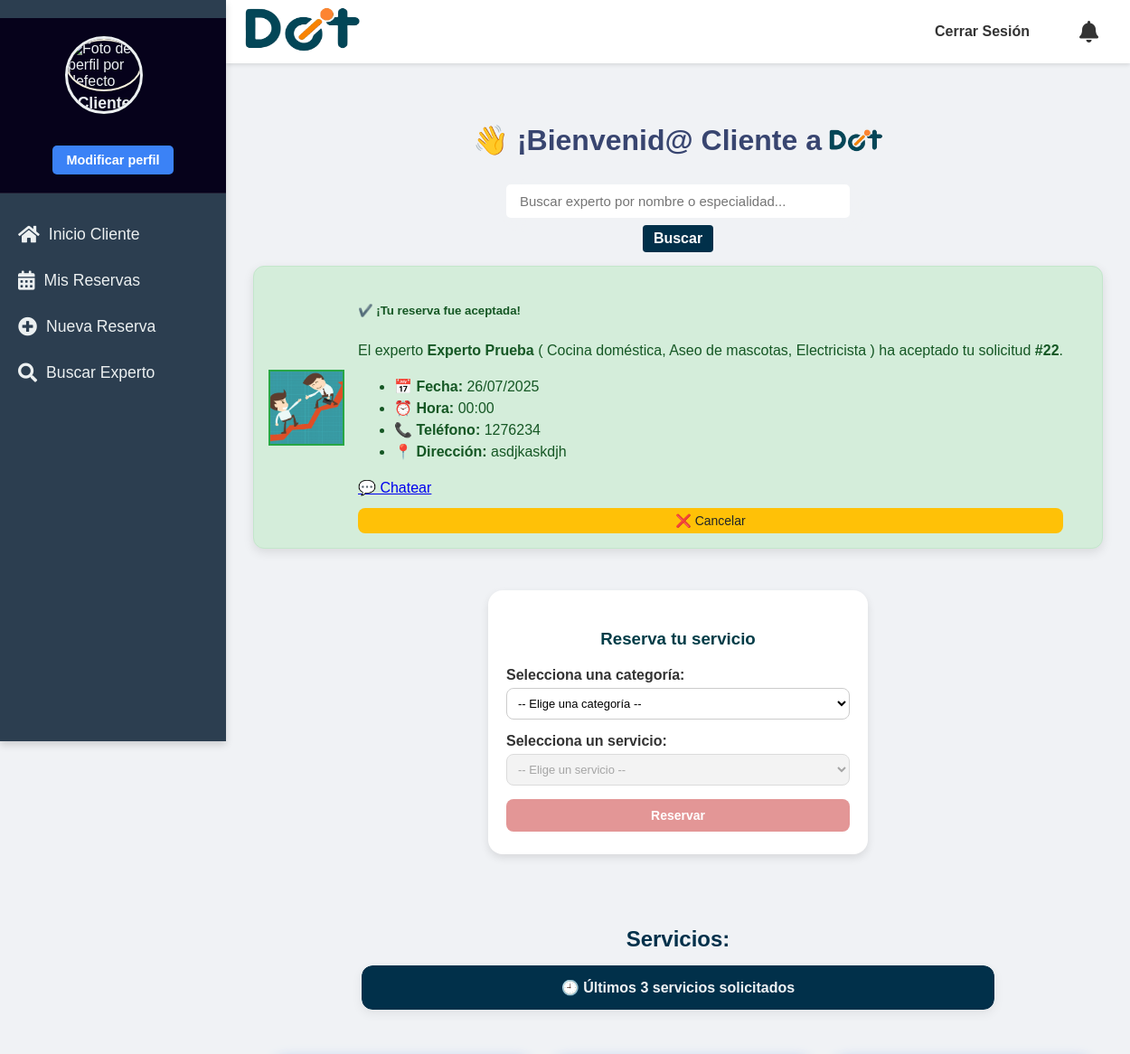
The page /principal/ (signed in, upper part) on the database as committed earlier.
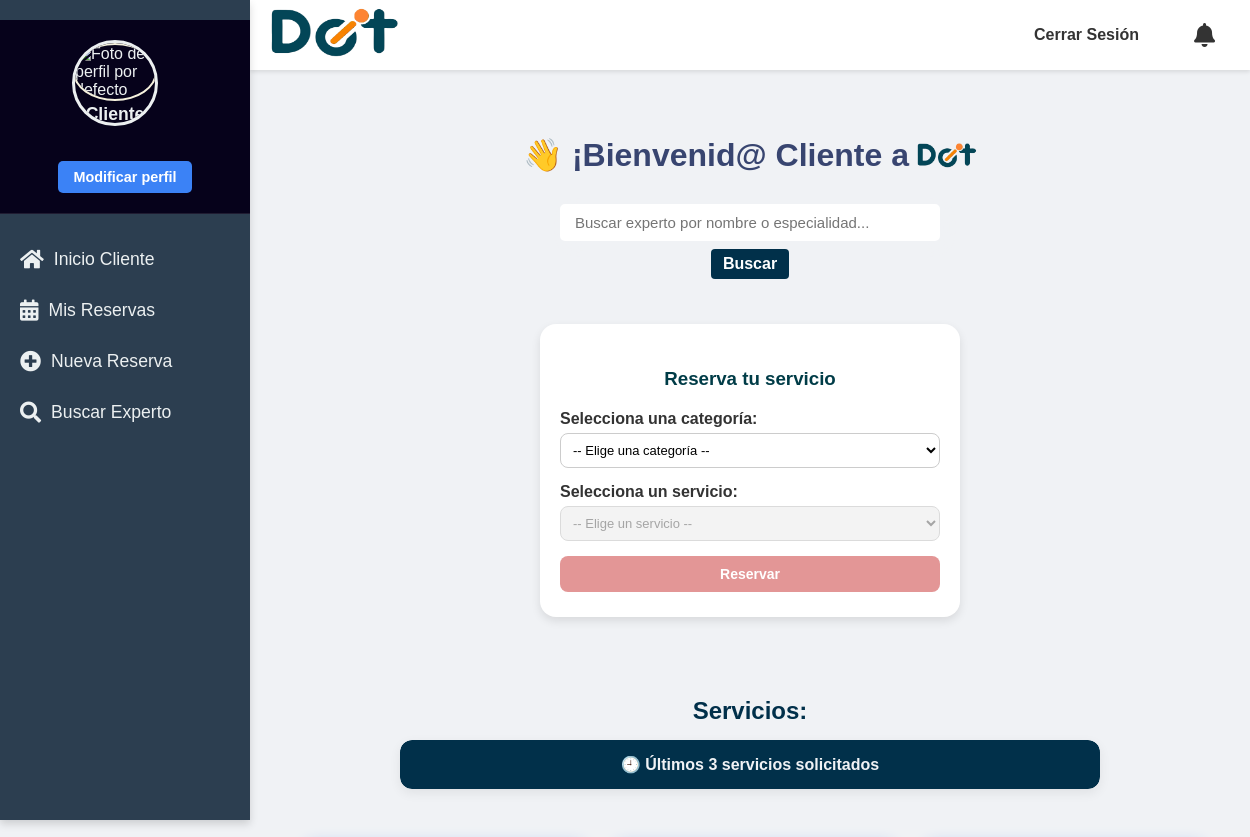
The same page on the database as committed later.
### doit_app/models.py (models this page shows, shortened)
class Reserva(models.Model):
    Fecha = models.DateField(verbose_name="Fecha de Reserva")
    Hora = models.TimeField(verbose_name="Hora de Reserva")
    direccion = models.CharField(max_length=255, verbose_name="Dirección del Servicio")
    descripcion = models.TextField(verbose_name="Descripción del Servicio")
    detallesAdicionales = models.TextField(blank=True, null=True, verbose_name="Detalles Adicionales")
    ciudad = models.ForeignKey(Ciudad, on_delete=models.CASCADE, verbose_name="Ciudad del Servicio")
    pais = models.ForeignKey(Pais, on_delete=models.CASCADE, verbose_name="País del Servicio")
    metodoDePago = models.ForeignKey(
        Metodo,
        on_delete=models.SET_NULL,
        null=True,
        blank=True,
        verbose_name="Método de Pago Preferido"
    )
    idUsuario = models.ForeignKey(
        settings.AUTH_USER_MODEL,
        on_delete=models.CASCADE,
        related_name='reservas_realizadas',
        verbose_name="Cliente que Reserva"
    )
    idServicios = models.ForeignKey(Servicios, on_delete=models.CASCADE, verbose_name="Servicio Solicitado")
    idEstado = models.ForeignKey(
        Estado,
        on_delete=models.SET_DEFAULT,
        default=1,
        verbose_name="Estado de la Reserva"
    )
    experto_asignado = models.ForeignKey(
        settings.AUTH_USER_MODEL,
        on_delete=models.SET_NULL,
        null=True,
        blank=True,
        related_name='reservas_aceptadas',
        limit_choices_to={'tipo_usuario': 'experto'},
        verbose_name="Experto Asignado"
    )
    pago_ofrecido = models.DecimalField(
        max_digits=10,
        decimal_places=2,
        blank=True,
        null=True,
        verbose_name="Pago Ofrecido por el Cliente"
    )
    motivo_cancelacion = models.TextField(
        blank=True,
        null=True,
        verbose_name="Motivo de Cancelación"
    )
    servicio_iniciado = models.BooleanField(default=False, verbose_name="Servicio Iniciado")
    servicio_finalizado = models.BooleanField(default=False, verbose_name="Servicio Finalizado")
    comentario_durante_servicio = models.TextField(blank=True, null=True, verbose_name="Comentario del Experto")
    duracion_estimada = models.CharField(max_length=50, null=True, blank=True, verbose_name="duracion del servicio")
    comentario_cliente = models.TextField(blank=True, null=True, verbose_name="Comentario del Cliente")
    creado_en = models.DateTimeField(auto_now_add=True)
    actualizado_en = models.DateTimeField(auto_now=True)
    class Meta:
        verbose_name = "Reserva"
        verbose_name_plural = "Reservas"
        db_table = "Reserva"
        app_label = "doit_app"

class CustomUser(AbstractUser):
    tipo_usuario_choices = [
        ('cliente', 'Cliente'),
        ('experto', 'Experto'),
    ]
    genero = models.ForeignKey(Genero, on_delete=models.SET_NULL, null=True, blank=True, verbose_name="Género")
    tipo_usuario = models.CharField(max_length=20, choices=tipo_usuario_choices, default='cliente', verbose_name="Tipo de Usuario")
    nacionalidad = models.CharField(max_length=100, blank=True, null=True, verbose_name="Nacionalidad")
    numDoc = models.CharField(max_length=100, unique=True, blank=True, null=True, verbose_name="Número de Documento")
    telefono = models.CharField(max_length=20, blank=True, null=True, verbose_name="Teléfono")
    fechaNacimiento = models.DateField(blank=True, null=True, verbose_name="Fecha de Nacimiento")
    hojaVida = models.CharField(max_length=300, blank=True, null=True, verbose_name="Link Hoja de Vida (URL)")
    hojaVida_file = models.FileField(upload_to='hojas_de_vida/', blank=True, null=True, verbose_name="Archivo de Hoja de Vida")
    foto_perfil = models.ImageField(upload_to='perfil/', null=True, blank=True, verbose_name="Foto de Perfil")
    tipo_documento = models.ForeignKey(TipoDoc, on_delete=models.SET_NULL, null=True, blank=True, verbose_name="Tipo de Documento")
    especialidad = models.ManyToManyField(
        Servicios,
        blank=True,
        verbose_name="Servicios que ofrece el experto"
    )
    direccion = models.CharField(max_length=255, blank=True, null=True, verbose_name="Dirección de Residencia")
    barrio = models.CharField(max_length=100, blank=True, null=True, verbose_name="Barrio")
    documento_identidad_pdf = models.FileField(upload_to='documentos_identidad/', blank=True, null=True, verbose_name="Documento de Identidad (PDF)")
    class Meta:
        verbose_name = "Usuario Personalizado"
        verbose_name_plural = "Usuarios Personalizados"
        app_label = "doit_app"
    def is_usuario_normal(self):
        return self.tipo_usuario == 'cliente'
    def is_experto(self):
        return self.tipo_usuario == 'experto'

class Servicios(models.Model):
    NombreServicio = models.CharField(max_length=50, verbose_name="Nombre del servicio")
    idCategorias = models.ForeignKey(Categorias, on_delete=models.CASCADE, verbose_name="Categoría del servicio")
    class Meta:
        verbose_name = "Servicio"
        verbose_name_plural = "Servicios"
        db_table = "Servicios"
        app_label = "doit_app"

### doit_app/views.py (the view, shortened to what this page needs)
# urls.py: path('principal/', views.principal, name='principal'), # Dashboard principal para clientes
@login_required
def principal(request):
    if request.user.tipo_usuario == 'experto':
        return redirect('dashboard_experto')
    elif request.user.tipo_usuario == 'admin':
        return redirect('admin_principal')
    categorias = Categorias.objects.all()
    servicios = Servicios.objects.all()
    servicios_por_categoria = {
        cat.Nombre: list(servicios.filter(idCategorias=cat))
        for cat in categorias
    }
    ultimas_reservas = Reserva.objects.filter(
        idUsuario=request.user
    ).exclude(
        Q(idEstado__Nombre='Cancelada') | Q(idEstado__Nombre='Completada')
    ).order_by('-Fecha', '-Hora')[:3]
    try:
        estado_aceptada = Estado.objects.get(Nombre='Aceptada')
    except Estado.DoesNotExist:
        estado_aceptada = None
    reserva_aceptada = None
    if estado_aceptada:
        reserva_aceptada = Reserva.objects.filter(
            idUsuario=request.user,
            idEstado=estado_aceptada,
            experto_asignado__isnull=False
        ).order_by('-Fecha', '-Hora').first()
    mensajes_no_leidos = {}
    if reserva_aceptada:
        experto = reserva_aceptada.experto_asignado
        mensajes_sin_leer = Mensaje.objects.filter(
            emisor=experto,
            receptor=request.user,
            leido=False
        ).count()
        if mensajes_sin_leer > 0:
            mensajes_no_leidos[experto.id] = mensajes_sin_leer
    puede_calificar = False
    return render(request, 'principal.html', {
        'categorias': categorias,
        'servicios_por_categoria': servicios_por_categoria,
        'ultimas_reservas': ultimas_reservas,
        'reserva_aceptada': reserva_aceptada,
        'mensajes_no_leidos': mensajes_no_leidos,
        'puede_calificar': puede_calificar,
    })

### doit_app/templates/principal.html (shortened to what the changed rows need)
{% extends "base.html" %}
{% load static %}
{% block extra_css %}
<link rel="stylesheet" href="{% static 'css/principal.css' %}">
<link rel="stylesheet" href="{% static 'css/modperf_cliente.css' %}">
{% endblock %}
{% block content %}
<div class="banner-bienvenida">
    <div class="contenido-banner">
        <h1>👋 ¡Bienvenid@
            {% if user.is_authenticated %}
                {% if user.first_name %}
                    {{ user.first_name }}
                {% elif user.username %}
                    {{ user.username }}
                {% endif %}
            {% endif %}
            a
            <img src="{% static 'images/Doit_logo.png' %}" alt="Logo Doit" width="80">
        </h1>
    </div>
</div>
{% if reserva_aceptada %}
    {% if reserva_aceptada.servicio_iniciado and not reserva_aceptada.servicio_finalizado %}
    <div class="alert alert-info d-flex align-items-center mt-4 p-3 rounded" role="alert" style="gap: 15px;">
        <img src="{% if reserva_aceptada.experto_asignado.foto_perfil %}
                    {{ reserva_aceptada.experto_asignado.foto_perfil.url }}
                {% else %}
                    {% static 'img/default_profile.png' %}
                {% endif %}"
            alt="Foto del experto"
            class="rounded-circle border"
            width="80" height="80">
        <div>
            <h5 class="mb-2">🔧 {{ reserva_aceptada.experto_asignado.get_full_name }} está realizando tu servicio</h5>
            <p class="mb-2">Tu servicio está en curso. Puedes comunicarte con el experto si necesitas algo adicional.</p>
            <a href="{% url 'chat' reserva_aceptada.experto_asignado.id %}" class="btn btn-primary mb-2">
                💬 Chatear
            </a>
            <div class="progress mt-2" style="height: 20px;">
                <div class="progress-bar progress-bar-striped progress-bar-animated bg-success"
                    role="progressbar"
                    style="width: 70%;">
                    Servicio en curso...
                </div>
            </div>
        </div>
    </div>
    {% else %}
    <div id="mensaje-reserva" class="alert alert-success d-flex align-items-center mt-4 p-3 rounded" role="alert" style="gap: 15px;">
        <img src="{% if reserva_aceptada.experto_asignado.foto_perfil %}
                    {{ reserva_aceptada.experto_asignado.foto_perfil.url }}
                {% else %}
                    {% static 'img/default_profile.png' %}
                {% endif %}"
            alt="Foto del experto"
            class="rounded-circle border"
            width="80" height="80">
        <div>
            <h5 class="mb-2">✔️ ¡Tu reserva fue aceptada!</h5>
            <p class="mb-1">
                El experto <strong>{{ reserva_aceptada.experto_asignado.get_full_name }}</strong>
                (
                {% for esp in reserva_aceptada.experto_asignado.especialidad.all %}
                    {{ esp.NombreServicio }}{% if not forloop.last %}, {% endif %}
                {% empty %}
                    Especialidad no registrada
                {% endfor %}
                ) ha aceptado tu solicitud <strong>#{{ reserva_aceptada.id }}</strong>.
            </p>
            <ul class="mb-2 ps-3">
                <li><strong>📅 Fecha:</strong> {{ reserva_aceptada.Fecha|date:"d/m/Y" }}</li>
                <li><strong>⏰ Hora:</strong> {{ reserva_aceptada.Hora|time:"H:i" }}</li>
                <li><strong>📞 Teléfono:</strong> {{ reserva_aceptada.experto_asignado.telefono|default:"No disponible" }}</li>
                <li><strong>📍 Dirección:</strong> {{ reserva_aceptada.experto_asignado.direccion|default:"No registrada" }}</li>
            </ul>
            <div class="botones-acciones-reserva d-flex gap-2">
                {% if reserva_aceptada.experto_asignado.id in mensajes_no_leidos %}
                    <a href="{% url 'chat' reserva_aceptada.experto_asignado.id %}" class="boton-chat-animado mensaje-nuevo">
                        🔴 Nuevo mensaje 💬
                    </a>
                {% else %}
                    <a href="{% url 'chat' reserva_aceptada.experto_asignado.id %}" class="btn btn-primary mb-3">
                        💬 Chatear
                    </a>
                {% endif %}
                <button type="button" class="boton-cancelar-animado" onclick="mostrarFormularioCancelar()">
                    ❌ Cancelar
                </button>
            </div>
        </div>
    </div>
    {% endif %}
{% endif %}
<div class="seccion-servicios-recentes">
    <h2>Servicios:</h2>
</div>
{% endblock content %}

Rows that differ between the two databases and show on the page:
no longer on this page (row edited): Reserva: experto_asignado.foto_perfil (picture), experto_asignado.get_full_name "Experto Prueba", id "22", Fecha "26/07/2025", Hora "00:00", experto_asignado.telefono "1276234", experto_asignado.direccion "asdjkaskdjh"
no longer on this page (row unchanged): Servicios: NombreServicio "Cocina doméstica"
no longer on this page (row unchanged): Servicios: NombreServicio "Aseo de mascotas"
no longer on this page (row unchanged): Servicios: NombreServicio "Electricista"
Other text that changed with them:
text no longer shown: "✔️ ¡Tu reserva fue aceptada! El experto ( ) ha aceptado tu solicitud # . 📅 Fecha: ⏰ Hora: 📞 Teléfono: 📍 Dirección: 💬 Chatear ❌ Cancelar"
